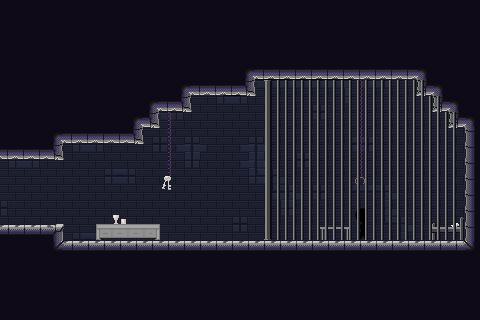

The image is a tile-based game level rendered from a .tmx file. Its description and source (layers, tilesets, objects; grid data summarised) follow:
An orthogonal 30x20 tile map with 16x16 px tiles, 10 tile layers (bkg_far, bkg_close, onoff-defaulton(blue), onoff-defaultoff(blue), ...), 6 tilesets.

<map version="1.10" tiledversion="1.11.0" orientation="orthogonal" renderorder="right-down" width="30" height="20" tilewidth="16" tileheight="16" infinite="0" nextlayerid="12" nextobjectid="1">
 <tileset firstgid="1" source="../../jail_wall.tsx" />
 <tileset firstgid="65" source="../../jail_block.tsx" />
 <tileset firstgid="129" source="../../jail_bars.tsx" />
 <tileset firstgid="139" source="../../PlaceholderSprites.tsx" />
 <tileset firstgid="244" source="../Possible Extra Art.tsx" />
 <tileset firstgid="256" source="../../decorative_props.tsx" />
 <layer id="4" name="bkg_far" width="30" height="20">
  <properties>
   <property name="unity:sortinglayer" value="Bkg_far" />
  </properties>
  <data>[600 cells, 0 non-empty, 0 distinct tile ids]</data>
 </layer>
 <layer id="1" name="bkg_close" width="30" height="20">
  <properties>
   <property name="unity:sortinglayer" value="Bkg" />
  </properties>
  <data>[600 cells, 470 non-empty, 12 distinct tile ids]</data>
 </layer>
 <layer id="6" name="onoff-defaulton(blue)" width="30" height="20">
  <properties>
   <property name="unity:layer" value="Ground" />
   <property name="unity:sortinglayer" value="Ground" />
   <property name="unity:tag" value="onoff-defaulton" />
  </properties>
  <data>[600 cells, 0 non-empty, 0 distinct tile ids]</data>
 </layer>
 <layer id="7" name="onoff-defaultoff(blue)" width="30" height="20">
  <properties>
   <property name="unity:layer" value="Ground" />
   <property name="unity:sortinglayer" value="Ground" />
   <property name="unity:tag" value="onoff-defaultoff" />
  </properties>
  <data>[600 cells, 0 non-empty, 0 distinct tile ids]</data>
 </layer>
 <layer id="9" name="onoff2-defaulton(purple)" width="30" height="20">
  <properties>
   <property name="unity:layer" value="Ground" />
   <property name="unity:sortinglayer" value="Ground" />
   <property name="unity:tag" value="onoff2-defaulton" />
  </properties>
  <data>[600 cells, 0 non-empty, 0 distinct tile ids]</data>
 </layer>
 <layer id="8" name="onoff2-defaultoff(purple)" width="30" height="20">
  <properties>
   <property name="unity:layer" value="Ground" />
   <property name="unity:sortinglayer" value="Ground" />
   <property name="unity:tag" value="onoff2-defaultoff" />
  </properties>
  <data>[600 cells, 0 non-empty, 0 distinct tile ids]</data>
 </layer>
 <layer id="2" name="ground" width="30" height="20">
  <properties>
   <property name="unity:layer" value="Ground" />
   <property name="unity:sortinglayer" value="Ground" />
  </properties>
  <data>[600 cells, 378 non-empty, 17 distinct tile ids]</data>
 </layer>
 <layer id="10" name="annotations (for game objects)" width="30" height="20">
  <data>[600 cells, 2 non-empty, 2 distinct tile ids]</data>
 </layer>
 <layer id="3" name="chains" width="30" height="20">
  <properties>
   <property name="unity:sortinglayer" value="Foreground" />
  </properties>
  <data>[600 cells, 110 non-empty, 9 distinct tile ids]</data>
 </layer>
 <layer id="11" name="foreground" width="30" height="20">
  <properties>
   <property name="unity:sortinglayer" value="Foreground" />
  </properties>
  <data>[600 cells, 104 non-empty, 5 distinct tile ids]</data>
 </layer>
</map>
